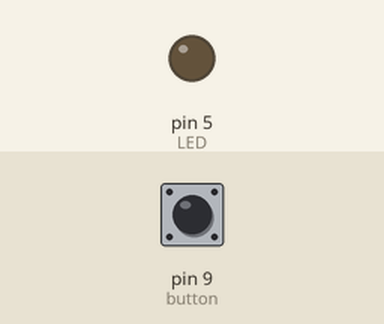
The sketch below on a simulated Arduino Uno, built with avr-gcc and run on an emulated ATmega328P. On the bench: output pins drawn as LEDs (lit = HIGH). The inputs (shaded band) are chosen by the test bench; at power-on: pin 9 (button) HIGH.

Above: at 1.2 s.
1.3 s: pin 9 (button) pulled LOW for 0.15 s
At 1.37 s:
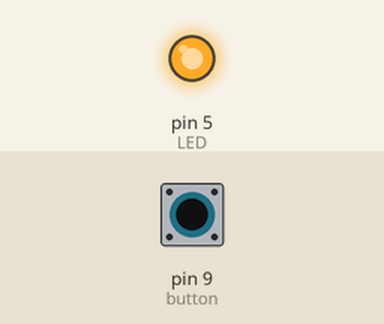
2.9 s: pin 9 (button) pulled LOW for 3.2 s
At 6.4 s:
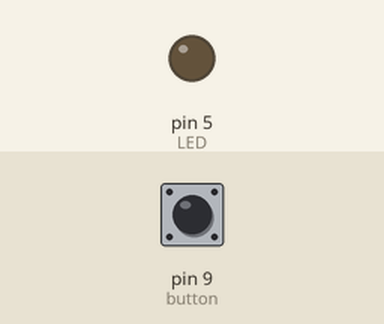
Timing chart, 0 to 7.9 s (numbered marks = the images above; inputs shaded):
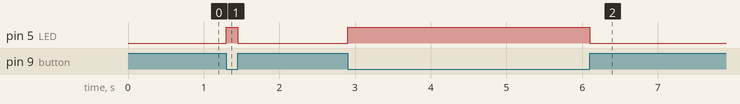

The sketch:

BUTTON.ino
```cpp
int LED=5;
int button=9;
void setup() {
  pinMode (LED,OUTPUT);
  pinMode (button,INPUT_PULLUP);

  // put your setup code here, to run once:

}

void loop() {

if(digitalRead(button))
{
digitalWrite(LED,LOW);
}
else
{
  digitalWrite(LED,HIGH);
}


  // put your main code here, to run repeatedly:

}
```

Measured:
- after the input at 1.3 s, pin 5 (LED): LOW → HIGH at once, → LOW 0.15 s later
- after the input at 2.9 s, pin 5 (LED): LOW → HIGH at once, → LOW 3.2 s later
